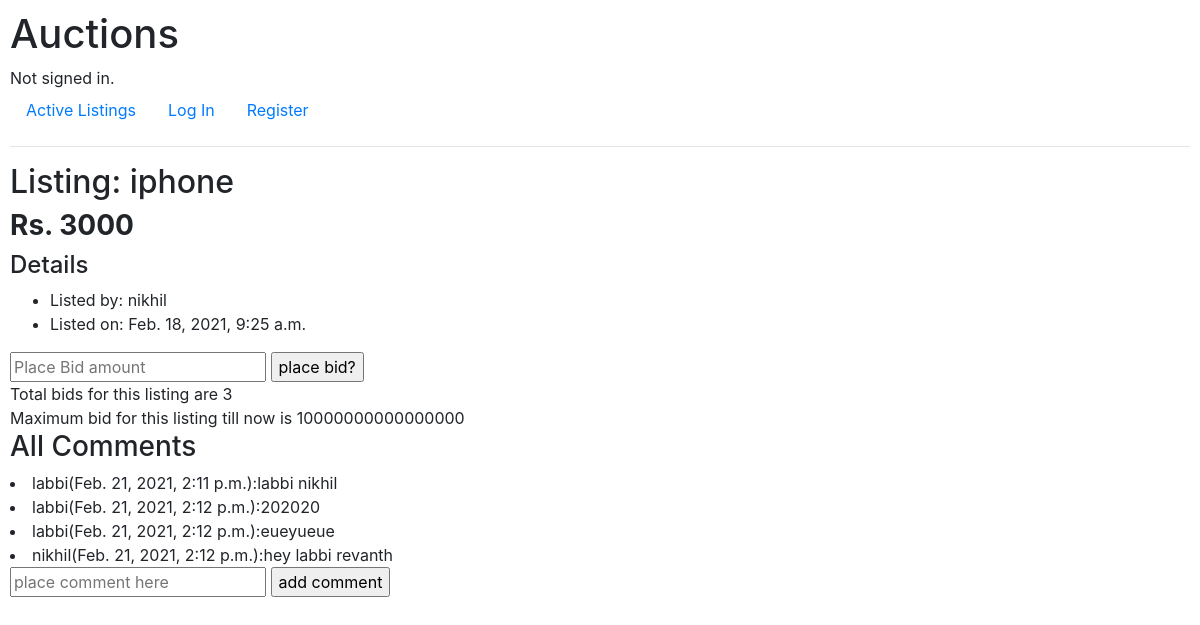
The app's page /viewlisting/2 with its own data.
### auctions/models.py (models this page shows, shortened)
class Listing(models.Model):
	name=models.CharField(max_length=200)
	user=models.ForeignKey(User,related_name="listings",on_delete=models.CASCADE)
	available=models.BooleanField()
	startbid=models.IntegerField()
	time=models.DateTimeField(auto_now=True)

class User(AbstractUser):
    pass

class Bid(models.Model):
	listing=models.ForeignKey(Listing,related_name="bids",on_delete=models.CASCADE)
	user=models.ForeignKey(User,related_name="bids",on_delete=models.CASCADE)
	amount=models.IntegerField()

class Comment(models.Model):
	listing=models.ForeignKey(Listing,related_name="comments",on_delete=models.CASCADE)
	user=models.ForeignKey(User,on_delete=models.CASCADE)
	time=models.DateTimeField(auto_now=True)
	comment=models.CharField(max_length=123123)

### auctions/views.py (the view, shortened to what this page needs)
# urls.py: path("viewlisting/<int:listingid>",views.viewlisting,name="viewlisting"),
def viewlisting(request,listingid):
    cur_listing=Listing.objects.get(id=listingid)
    bids=cur_listing.bids.all()
    max_bid=max(bids,key=lambda x:x.amount) if len(bids)>0 else None
    allcomments=cur_listing.comments.all()
    if request.method=='GET':
        return render(request,"auctions/viewlisting.html",{
            "listing":Listing.objects.get(id=listingid),
            "bids":bids,
            "maxbid":max_bid,
            "len_bids":len(bids),
            "message":"",
            "comments":allcomments
            })

### auctions/templates/auctions/viewlisting.html (shortened to what this page needs)
{% extends "auctions/layout.html" %}
{% block body %}
<h2>Listing: {{ listing.name }}</h2>
<h3><strong>Rs. {{ listing.startbid }}</strong></h3>
<h4>Details</h4>
<ul>
	<li>Listed by: {{ listing.user }}</li>
	<li>Listed on: {{ listing.time }}</li>
</ul>
{% if request.user != listing.user %}
	{% if listing.available %}
		<form method="post" action="{% url 'viewlisting' listing.id %}">
			<input type="text" placeholder="Place Bid amount" required name='bidamount'>
			<input type="submit" value="place bid?">
		</form>
	{% endif %}
	Total bids for this listing are {{ len_bids }}<br>
	Maximum bid for this listing till now is {{ maxbid.amount }}
{% endif %}
<h3>All Comments</h3>
{% for comment in comments %}
	<li>{{ comment.user }}({{ comment.time }}):{{ comment.comment }}</li>
{% endfor %}
<form method='post' action="{% url 'addcomment' listing.id %}">
	<input type='text' placeholder='place comment here' name='comment'>
	<input type='submit' value='add comment'>
</form>
{% endblock %}

### auctions/templates/auctions/layout.html (shortened to what this page needs)
{% load static %}
<!DOCTYPE html>
<html lang="en">
    <head>
        <link rel="stylesheet" href="https://stackpath.bootstrapcdn.com/bootstrap/4.4.1/css/bootstrap.min.css">
        <link href="{% static 'auctions/styles.css' %}" rel="stylesheet">
    </head>
    <body>
        <h1>Auctions</h1>
        <div>
            {% if user.is_authenticated %}
                Signed in as <strong>{{ user.username }}</strong>.
            {% else %}
                Not signed in.
            {% endif %}
        </div>
        <ul class="nav">
            <li class="nav-item">
                <a class="nav-link" href="{% url 'index' %}">Active Listings</a>
            </li>
            {% if user.is_authenticated %}
                <li class="nav-item">
                    <a class="nav-link" href="{% url 'logout' %}">Log Out</a>
                </li>
				<li class="nav-item">
                    <a class="nav-link" href="{% url 'createlisting' %}">New Listing</a>
                </li>
				<li class="nav-item">
					<a class="nav-link" href="{% url 'viewprofile' %}">Profile</a>
				</li>
            {% else %}
                <li class="nav-item">
                    <a class="nav-link" href="{% url 'login' %}">Log In</a>
                </li>
                <li class="nav-item">
                    <a class="nav-link" href="{% url 'register' %}">Register</a>
                </li>
            {% endif %}
        </ul>
        <hr>
        {% block body %}
        {% endblock %}
    </body>
</html>

### auctions/static/auctions/styles.css (style rules this page uses)
body { padding: 10px; }

### records on screen
Listing: name "iphone", startbid "3000", user "nikhil", time "Feb. 18, 2021, 9:25 a.m."
Bid: amount "10000000000000000"
Comment: user "labbi", time "Feb. 21, 2021, 2:11 p.m.", comment "labbi nikhil"
Comment: user "labbi", time "Feb. 21, 2021, 2:12 p.m.", comment "202020"
Comment: user "labbi", time "Feb. 21, 2021, 2:12 p.m.", comment "eueyueue"
Comment: user "nikhil", time "Feb. 21, 2021, 2:12 p.m.", comment "hey labbi revanth"

### other values on screen
{{ len_bids }} "3"
